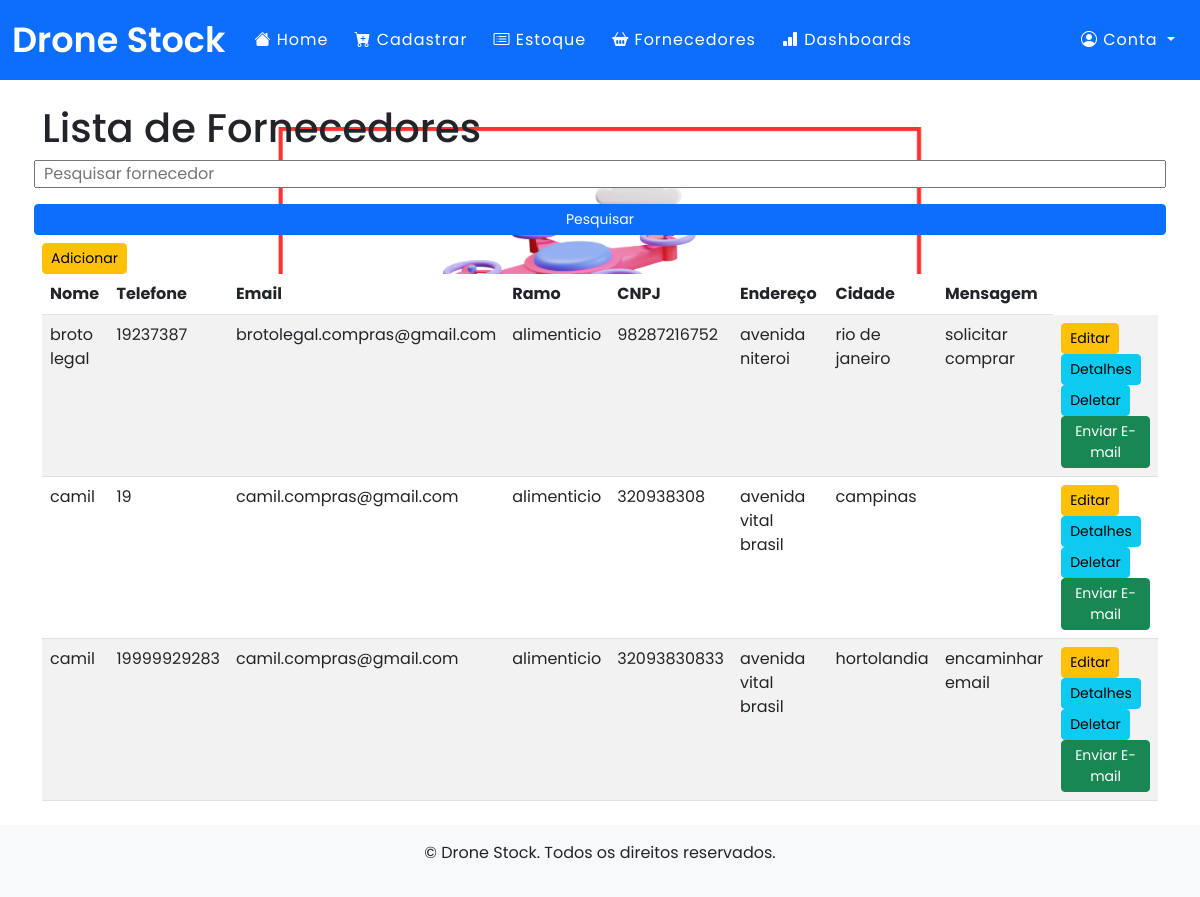
The app's page /fornecedora/lista/ (signed in), older data.
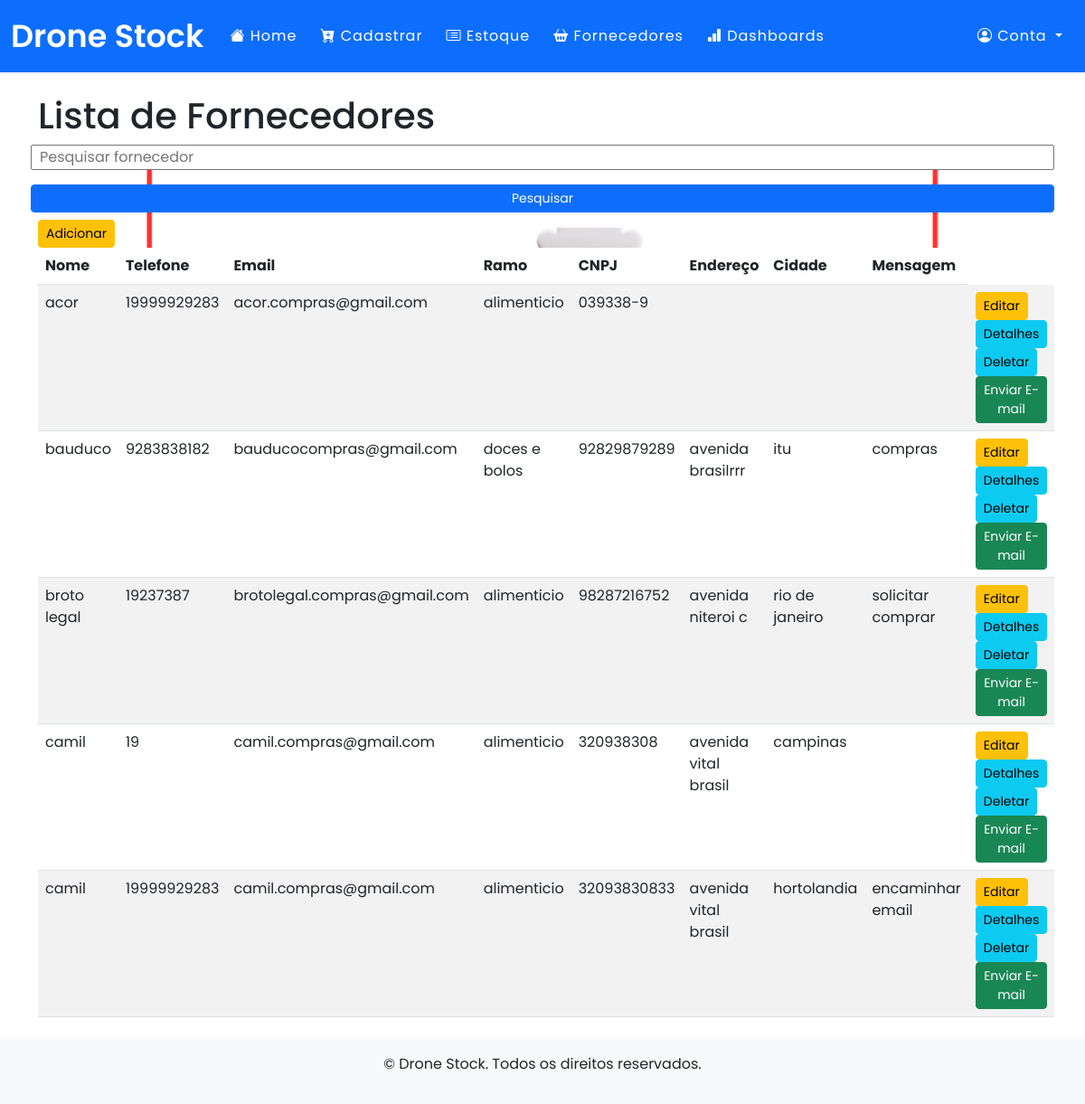
The same page, newer data.
### app/models.py (models this page shows)
class Fornecedora(db.Model):
    __tablename__ = "fornecedora"
    id = db.Column(db.Integer, primary_key=True, autoincrement=True)
    nome = db.Column(db.String(100), nullable=False)
    telefone = db.Column(db.Integer, nullable=False)
    email = db.Column(db.String(100), nullable=False)
    ramo = db.Column(db.String(100), nullable=True)
    cnpj = db.Column(db.Integer,nullable=False)
    endereco = db.Column(db.String(100), nullable=False)
    cidade = db.Column(db.String(100), nullable=False)
    mensagem = db.Column(db.String(500), nullable=True)

### app/routes.py (the view)
@app.route('/fornecedora/lista/')
@login_required #permitir açao apos o login
def fornecedora_lista():
    pesquisa = request.args.get('pesquisa', '')
    dados = Fornecedora.query.order_by('nome')
    if pesquisa:
        dados = dados.filter_by(nome=pesquisa)
    context = {'dados': dados.all()}
    for linha in dados:
        print(linha.nome)
        print(linha.telefone)
        print(linha. email)
        print(linha.ramo)
        print(linha.cnpj)
        print(linha.endereco)
        print(linha.cidade)
        print(linha.mensagem)
    return render_template('fornecedores.html', pesquisa=pesquisa, fornecedores=dados)

### app/models.py (called while the page is built)
@login_manager.user_loader
def load_user(user_id):
    return User.query.get(user_id)

### app/templates/fornecedores.html
{% extends "base.html" %}
{% block content %}
<h1>Lista de Fornecedores</h1>
<form method="GET" action="{{ url_for('fornecedora_lista') }}" class="row g-3">
    <input type="text" name="pesquisa" value="{{ pesquisa }}" placeholder="Pesquisar fornecedor">
    <button type="submit" class="btn btn-primary btn-sm">Pesquisar</button>
</form>
<a href="{{ url_for('fornecedora_nova') }}" class="btn btn-warning btn-sm mt-2">Adicionar</a>
<table class="table table-striped">
    <thead>
        <tr>
            <th>Nome</th>
            <th>Telefone</th>
            <th>Email</th>
            <th>Ramo</th>
            <th>CNPJ</th>
            <th>Endereço</th>
            <th>Cidade</th>
            <th>Mensagem</th>
        </tr>
    </thead>
    <tbody>
        {% for fornecedor in fornecedores %}
        <tr>
            <td>{{ fornecedor.nome }}</td>
            <td>{{ fornecedor.telefone }}</td>
            <td>{{ fornecedor.email }}</td>
            <td>{{ fornecedor.ramo }}</td>
            <td>{{ fornecedor.cnpj }}</td>
            <td>{{ fornecedor.endereco }}</td>
            <td>{{ fornecedor.cidade }}</td>
            <td>{{ fornecedor.mensagem }}</td>
            <td>
                <a href="{{ url_for('editar_fornecedora', id=fornecedor.id) }}" class="btn btn-warning btn-sm">Editar</a>
                <a href="{{ url_for('vizualizar_fornecedora', id=fornecedor.id) }}" class="btn btn-info btn-sm">Detalhes</a>
                <a href="{{ url_for('deletar_fornecedora', id=fornecedor.id) }}" class="btn btn-info btn-sm">Deletar</a>
                <a href="{{ url_for('solicitar_compra', id=fornecedor.id) }}" class="btn btn-success btn-sm">Enviar E-mail</a>
            </td>
        </tr>
        {% else %}
        <tr>
            <td colspan="8">Nenhum fornecedor encontrado.</td>
        </tr>
        {% endfor %}
    </tbody>
</table>
{% endblock %}

### app/templates/base.html (shortened to what this page needs)
<!doctype html>
<html lang="pt-br">
  <head>
    <link href="https://cdn.jsdelivr.net/npm/bootstrap@5.3.0/dist/css/bootstrap.min.css" rel="stylesheet">
    <link href="https://cdn.jsdelivr.net/npm/bootstrap-icons/font/bootstrap-icons.css" rel="stylesheet">
    <link rel="stylesheet" href="{{ url_for('static', filename='css/custom.css') }}"/>
  </head>
  <body>
    <nav class="navbar navbar-expand-lg navbar-dark bg-primary">
      <div class="container-fluid">
        <a class="navbar-brand logo text-white" href="#">Drone Stock</a>
        <div class="collapse navbar-collapse" id="navbarNav">
          <ul class="navbar-nav me-auto">
            <li class="nav-item">
              <a class="nav-link text-white" href="{{ url_for('homepage') }}"><i class="bi bi-house-fill"></i> Home</a>
            </li>
            <li class="nav-item">
              <a class="nav-link text-white" href="{{ url_for('cadastrar_novo') }}"><i class="bi bi-cart-plus-fill"></i> Cadastrar</a>
            </li>
            <li class="nav-item">
              <a class="nav-link text-white" href="{{ url_for('estoque_lista') }}"><i class="bi bi-card-list"></i> Estoque</a>
            </li>
            <li class="nav-item">
              <a class="nav-link text-white" href="{{ url_for('fornecedora_lista') }}"><i class="bi bi-basket2-fill"></i> Fornecedores</a>
            </li>
            <li class="nav-item">
              <a class="nav-link text-white" href="{{ url_for('grafico') }}"><i class="bi bi-bar-chart-fill"></i> Dashboards</a>
            </li>
          </ul>
          <ul class="navbar-nav">
            {% if current_user.is_authenticated %}
            <li class="nav-item dropdown">
              <a class="nav-link dropdown-toggle text-white" href="#" id="userDropdown" role="button" data-bs-toggle="dropdown" aria-expanded="false">
                <i class="bi bi-person-circle"></i> Conta
              </a>
                {% else %}
                  <li><a class="dropdown-item" href="{{ url_for('cadastro') }}">Registrar</a></li>
                {% endif %}
            </li>
          </ul>
        </div>
      </div>
    </nav>
    <main id="main" class="container my-4">
      {% block content %}
      {% endblock %}
    </main>
    <footer class="bg-light text-center py-3 mt-4">
      <p>&copy; {{ current_year }} Drone Stock. Todos os direitos reservados.</p>
    </footer>
  </body>
</html>

### app/static/css/custom.css (style rules this page uses)
* { margin: 0; padding: 0; box-sizing: border-box; font-family: 'Poppins', sans-serif; }
nav { display: flex; height: 80px; width: 100%; background-color: #01282e; align-items: center; justify-content: space-between; padding: 0 50px 0 100px; flex-wrap: wrap; }
body { background-image: url("/static/images/dronestock.png"); background-size: cover; background-position: center; background-repeat: no-repeat; background-attachment: fixed; }
nav .logo { color: white; font-size: 35px; font-weight: 600; }
nav ul { display: flex; flex-wrap: wrap; list-style: none; }
nav ul li { margin: 0 5px; }
nav ul li a { color: #f2f2f2; text-decoration: none; font-size: 18px; font-weight: 500; padding: 8px 15px; border-radius: 5px; letter-spacing: 1px; transition: all 0.3s ease; }

Row changes from the older to the newer data that the page shows:
added Fornecedora: nome "acor", telefone "19999929283", email "acor.compras@gmail.com", ramo "alimenticio", cnpj "039338-9"
added Fornecedora: nome "bauduco", telefone "9283838182", email "bauducocompras@gmail.com", ramo "doces e bolos", cnpj "92829879289", endereco "avenida brasilrrr", cidade "itu", mensagem "compras"
changed Fornecedora "broto legal": endereco "avenida niteroi" → "avenida niteroi c"
